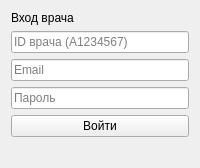
<?xml version="1.0" encoding="UTF-8"?>
<ui version="4.0">
 <class>LoginForm</class>
 <widget class="QWidget" name="LoginForm">
  <layout class="QVBoxLayout">
   <item><widget class="QLabel"><property name="text"><string>Вход врача</string></property></widget></item>

   <item><widget class="QLineEdit" name="idEdit">
     <property name="placeholderText"><string>ID врача (A1234567)</string></property>
   </widget></item>

   <item><widget class="QLineEdit" name="mailEdit">
     <property name="placeholderText"><string>Email</string></property>
   </widget></item>

   <item><widget class="QLineEdit" name="passEdit">
     <property name="echoMode"><enum>QLineEdit.Password</enum></property>
     <property name="placeholderText"><string>Пароль</string></property>
   </widget></item>

   <item><widget class="QPushButton" name="loginBtn">
     <property name="text"><string>Войти</string></property>
   </widget></item>

   <item><widget class="QLabel" name="statusLabel"/></item>

  </layout>
 </widget>
</ui>
